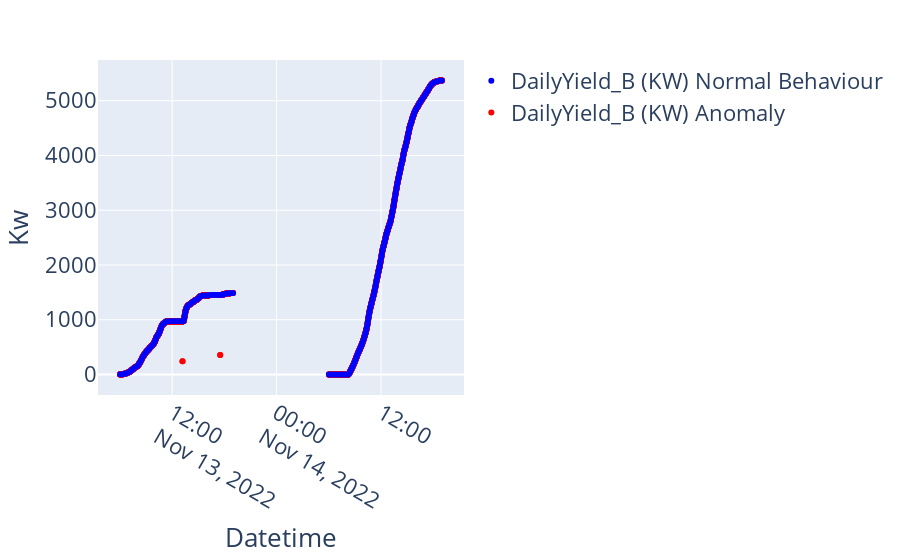

The notebook cell this image was saved under:
### Code cell
import plotly.express as px
import plotly.graph_objects as go

# Filter True values
df_true = df_analysis[(df_analysis.index >= '2022-11-13') & (df_analysis.index < '2022-11-15') & (df_analysis['DailyYield_B (KW)_is_anomaly'] == True)]

# Filter False values
df_false = df_analysis[(df_analysis.index >= '2022-11-13') & (df_analysis.index < '2022-11-15') & (df_analysis['DailyYield_B (KW)_is_anomaly'] == False)]
fig = px.scatter()
# Create a scatter plot with different colors for True and False
fig.add_trace(px.scatter(df_true, x=df_true.index, y='DailyYield_B (KW)', color_discrete_sequence=['red'], labels='Anomaly').data[0])
fig.add_trace(px.scatter(df_false, x=df_false.index, y='DailyYield_B (KW)', color_discrete_sequence=['blue'], labels='Normal Behavior').data[0])
fig.add_trace(
    go.Scatter(
        x=df_false.index,
        y=df_false['DailyYield_B (KW)'],
        mode='markers',
        marker=dict(color='blue'),
        name='DailyYield_B (KW) Normal Behaviour'  # This will be shown in the legend
    )
)
fig.add_trace(
    go.Scatter(
        x=df_false.index,
        y=df_false['DailyYield_B (KW)'],
        mode='markers',
        marker=dict(color='red'),
        name='DailyYield_B (KW) Anomaly'  # This will be shown in the legend
    )
)


fig.update_layout(font=dict(size=22),  # Adjust the font size
xaxis=dict(title="Datetime"),
yaxis=dict(title="Kw"))

### Figure 1 — Plotly figure (JSON) as saved in the notebook; plotly's stock layout.template omitted (floating-point values rounded to 4 significant figures; data arrays with more than 128 entries replaced by an {"elided": "..."} marker saying what was removed)
{"data": [{"hovertemplate": "<extra></extra>", "legendgroup": "", "marker": {"color": "#636efa", "symbol": "circle"}, "mode": "markers", "name": "", "orientation": "v", "showlegend": false, "type": "scatter", "xaxis": "x", "yaxis": "y"}, {"hovertemplate": "E3TimeStamp=%{x}<br>DailyYield_B (KW)=%{y}<extra></extra>", "legendgroup": "", "marker": {"color": "red", "symbol": "circle"}, "mode": "markers", "name": "", "orientation": "v", "showlegend": false, "type": "scatter", "x": ["2022-11-13T13:10:51.650000", "2022-11-13T13:11:51.740000", "2022-11-13T17:30:51.727000", "2022-11-13T17:31:51.837000"], "xaxis": "x", "y": [243, 243, 357.9, 357.9], "yaxis": "y"}, {"hovertemplate": "E3TimeStamp=%{x}<br>DailyYield_B (KW)=%{y}<extra></extra>", "legendgroup": "", "marker": {"color": "blue", "symbol": "circle"}, "mode": "markers", "name": "", "showlegend": false, "type": "scattergl", "x": {"elided": "1556 str values"}, "xaxis": "x", "y": {"elided": "1556 float values"}, "yaxis": "y"}, {"marker": {"color": "blue"}, "mode": "markers", "name": "DailyYield_B (KW) Normal Behaviour", "type": "scatter", "x": {"elided": "1556 str values"}, "y": {"elided": "1556 float values"}}, {"marker": {"color": "red"}, "mode": "markers", "name": "DailyYield_B (KW) Anomaly", "type": "scatter", "x": {"elided": "1556 str values"}, "y": {"elided": "1556 float values"}}], "layout": {"font": {"size": 22}, "legend": {"tracegroupgap": 0}, "margin": {"t": 60}, "xaxis": {"anchor": "y", "domain": [0, 1], "title": {"text": "Datetime"}}, "yaxis": {"anchor": "x", "domain": [0, 1], "title": {"text": "Kw"}}}}
